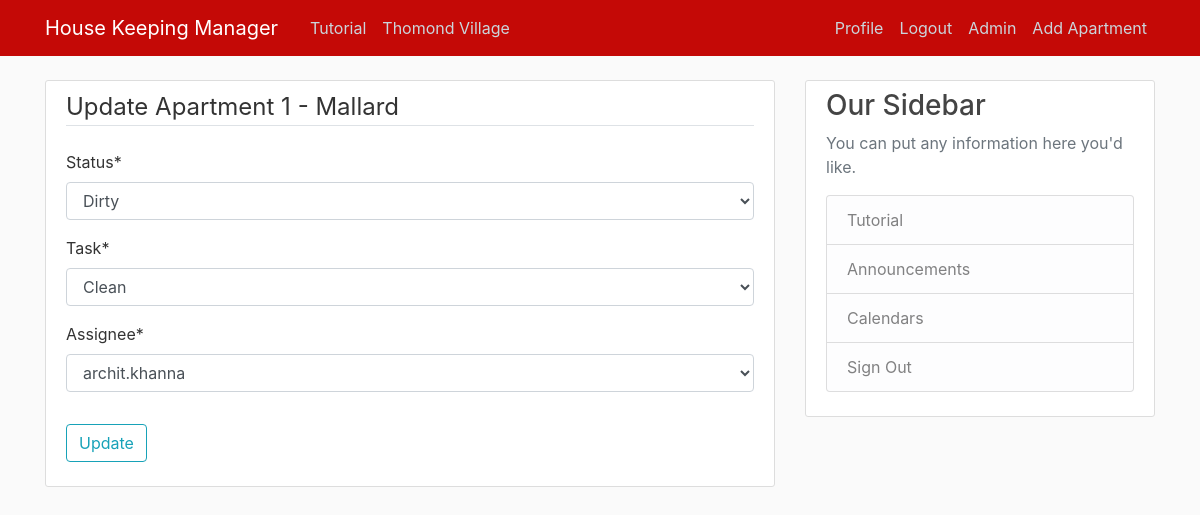
Before: /apartment/22/update/ (signed in) with the older database file.
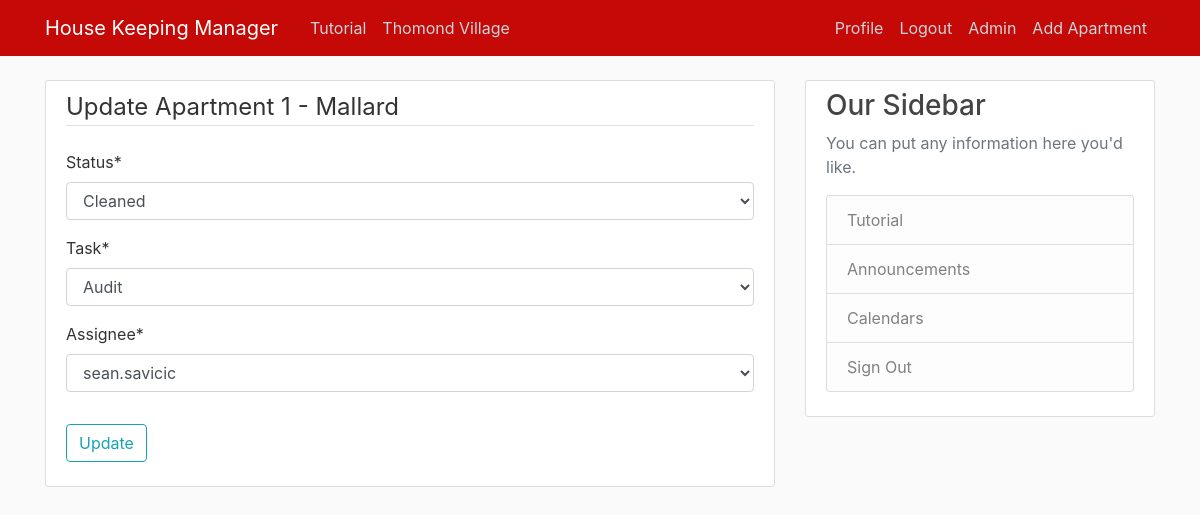
After: the same page with the newer database file.
### HKmanager/models.py (models this page shows, shortened)
class apartment(models.Model):
    number = models.IntegerField(unique=True, null=False, blank=False)
    rooms = models.ForeignKey(numberOfRooms, on_delete=models.DO_NOTHING, null=False, blank=False, default=0)
    block = models.ForeignKey(block, on_delete=models.DO_NOTHING, null=False, blank=False)
    status = models.ForeignKey(status, on_delete=models.DO_NOTHING, null=False, blank=False)
    task = models.ForeignKey(task, on_delete=models.DO_NOTHING, null=False, blank=False)
    assignee = models.ForeignKey(User, on_delete=models.DO_NOTHING)

class block(models.Model):
    name = models.CharField(max_length=50, null=False, blank=False)
    def __str__(self):
        return self.name

### HKmanager/views.py (the view)
# urls.py: path('apartment/<int:pk>/update/', ApartmentUpdateView.as_view(), name='hk-apt-update'),
class ApartmentUpdateView(UserPassesTestMixin, LoginRequiredMixin, UpdateView):
    model = apartment
    fields = ['status', 'task', 'assignee']
    def test_func(self):
        apartment = self.get_object()
        if self.request.user == apartment.assignee or self.request.user.is_superuser:
            return True
        return False
    def get_context_data(self, *args, **kwargs):
        context = super(ApartmentUpdateView, self).get_context_data(*args, **kwargs)
        legend = "Update Apartment"
        btn = "Update"
        update = True
        context["legend"] = legend
        context["btn"] = btn
        context["update"] = update
        return context

### HKmanager/models.py (called while the page is built)
    def __str__(self):
        return self.name

    def __str__(self):
        return self.name

### HKmanager/templates/HKmanager/apartment_form.html (shortened to what this page needs)
{% extends "HKmanager/base.html" %}
{% load crispy_forms_tags %}
{% block content %}
  <div class="content-section">
    <form method="POST">
      <fieldset class="form-group">
        {% if update %}
          <legend class="border-bottom mb-4">{{ legend }} {{ apartment.number }} - {{ apartment.block }}</legend>
        {% else %}
          <legend class="border-bottom mb-4">{{ legend }}</legend>
        {% endif %}
        {{ form|crispy }}
      </fieldset>
      <div class="form-group">
        <button class="btn btn-outline-info" type="submit" name="submit-button">{{ btn }}</button>
      </div>
    </form>
  </div>
{% endblock content %}

Changed rows visible on the page:
changed apartment "Mallard": status "Dirty" → "Cleaned"; task "Clean" → "Audit"; assignee "archit.khanna" → "sean.savicic"
